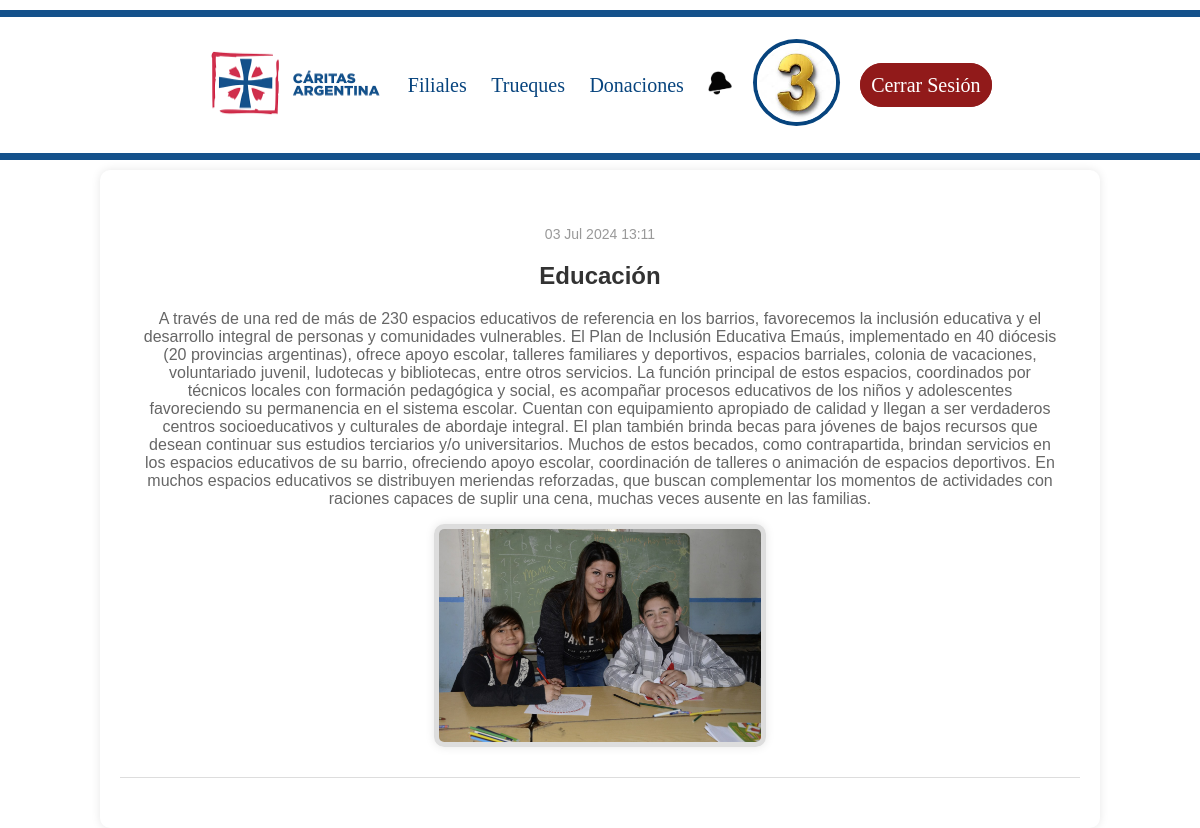
Screenshot of / (signed in) with the database file from the repository.
### Noticias/models.py (models this page shows, shortened)
class Noticia(models.Model):
  titulo = models.CharField(max_length=200)
  descripcion = models.TextField()
  foto = models.ImageField(upload_to='', null=True)
  borrado = models.BooleanField(default=False)
  fecha_creado = models.DateTimeField(auto_now_add=True)

### Pantalla_principal/views.py (the view)
# urls.py: path('', views.pantalla_principal,name="Pantalla_principal"),
def pantalla_principal(request):
    noticias = Noticia.objects.filter(borrado = False).order_by('-fecha_creado')
    return render(request, 'indexPantalla_principal.html', {'noticias': noticias})

### Caridas/context_processors.py (called while the page is built)
def notificaciones_no_leidas(request):
    if request.user.is_authenticated:
        return {
            'notificaciones_no_leidas': Notificacion.objects.filter(usuario=request.user, leida=False).count()
        }
    return {}

### Pantalla_principal/templates/indexPantalla_principal.html (shortened to what this page needs)
{% extends "base.html" %}
{% load static %}
{% block content %}
<link rel="stylesheet" href="{% static 'styles/mainPantalla_principal.css' %}">
<link rel="stylesheet" href="{% static 'styles/mainPantalla_principal.css' %}">
<div class="container">
    <ul>
    {% if noticias %}
    {% for noticia in noticias %}
        <div class="Articulos">
            <article>
                <li>
                    <time>{{ noticia.fecha_creado|date:"d M Y H:i"}}</time>
                    <h1>{{ noticia.titulo }}</h1>
                    <p>{{ noticia.descripcion }}</p>
                    <img src="{{ noticia.foto.url }}" alt="Foto de {{ noticia.titulo }}">
                </li>
            </article>
        </div>
    {% endfor %}
    {% else %}
        <p>No hay noticias disponibles en este momento.</p>
    {% endif %}
{% endblock %}

### Caridas/static/styles/mainBase.css (style rules this page uses)
html { height: 100%; margin: 0; padding: 0; }
body { background-color: white; text-align: center; }

### Pantalla_principal/static/styles/mainPantalla_principal.css (style rules this page uses)
body { font-family: Arial, sans-serif; background-color: #fff; margin: 0; padding: 0; }
.container { width: 80%; margin: auto; padding: 20px; background-color: #fff; box-shadow: 0 0 10px rgba(0, 0, 0, 0.1); border-radius: 10px; }
.Articulos { margin-bottom: 30px; padding: 20px; border-bottom: 1px solid #ddd; }
.Articulos img { max-width: 35%; height: auto; display: block; margin: 10px auto; border-radius: 10px; border: 5px solid #ddd; box-shadow: 0 0 10px rgba(0, 0, 0, 0.1); transition: transform 0.2s; }
.Articulos h1 { font-size: 24px; color: #333; }
.Articulos p { font-size: 16px; color: #666; }
.Articulos time { font-size: 14px; color: #999; display: block; margin-bottom: 10px; }
ul { list-style-type: none; padding: 0; }

### rows the page displays
Noticia: fecha_creado "03 Jul 2024 13:11", titulo "Educación", descripcion "A través de una red de más de 230 espacios educativos de referencia en los barrios, favorecemos la inclusión educativa y el desarrollo integral de personas y comunidades vulnerables. El Plan de Inclusión Educativa Emaús, implementado en 40 diócesis (20 provincias argentinas), ofrece apoyo escolar, talleres familiares y deportivos, espacios barriales, colonia de vacaciones, voluntariado juvenil, ludotecas y bibliotecas, entre otros servicios. La función principal de estos espacios, coordinados por técnicos locales con formación pedagógica y social, es acompañar procesos educativos de los niños y adolescentes favoreciendo su permanencia en el sistema escolar. Cuentan con equipamiento…", foto (picture)
